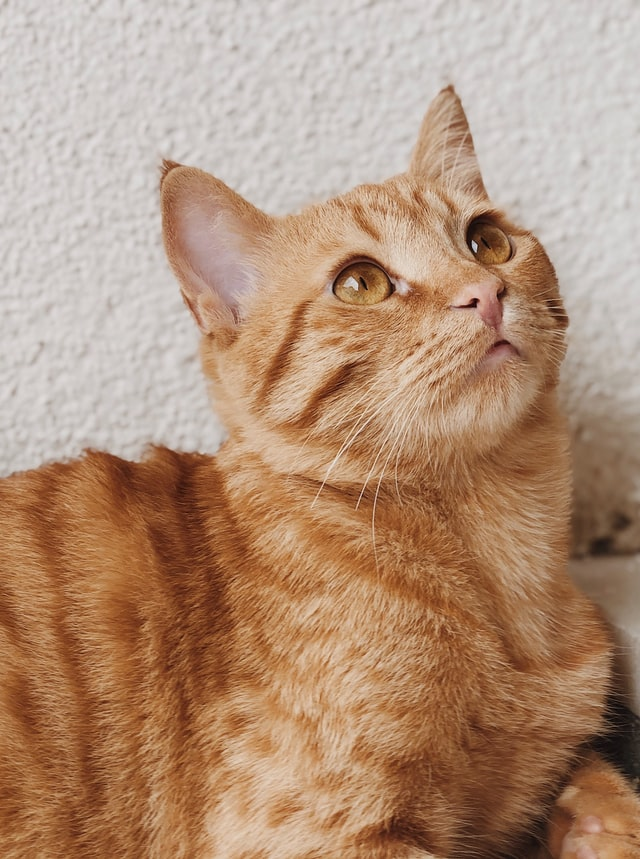
#> input picture s_billa.jpg, 640 x 859 px
$ python new.py
#> lines starting #> are read from the running program, lines starting #| are printed output that depends on the picture
import cv2
#reading image
image = cv2.imread("s_billa.jpg")
#> image is the input picture: shape (859, 640, 3); mean B, G, R 121.3, 145.4, 178
#converting BGR image to grayscale
gray_image = cv2.cvtColor(image, cv2.COLOR_BGR2GRAY)
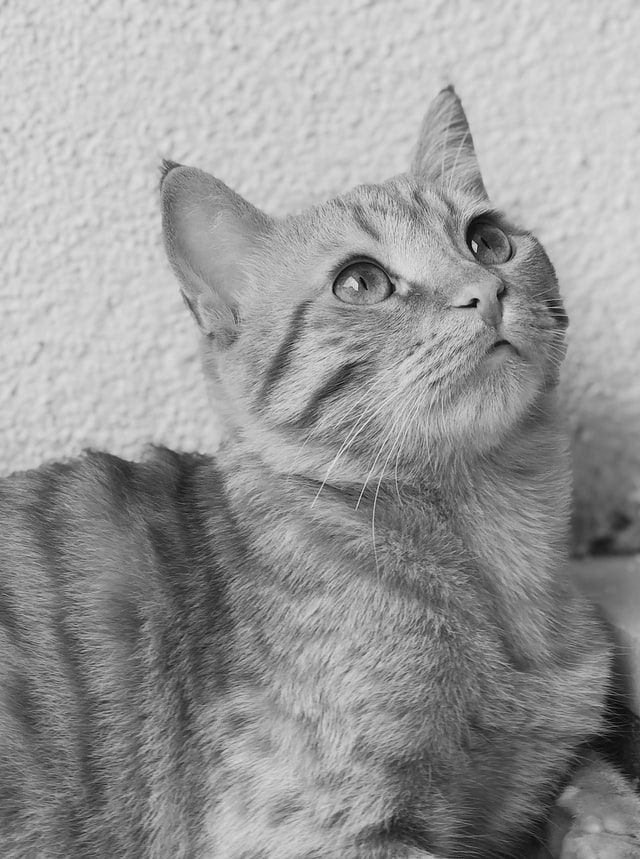
#> gray_image: shape (859, 640); min 2, max 237, mean 152.4
#image inversion
inverted_image = 255 - gray_image
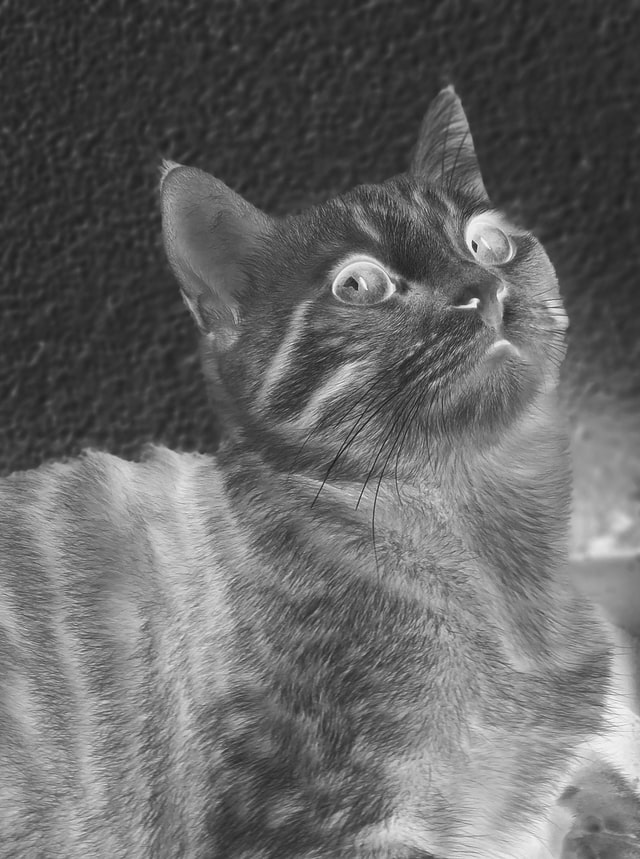
#> inverted_image: shape (859, 640); min 18, max 253, mean 102.6
blurred = cv2.GaussianBlur(inverted_image, (21, 21), 0)
inverted_blurred = 255 - blurred
pencil_sketch = cv2.divide(gray_image, inverted_blurred, scale=256.0)
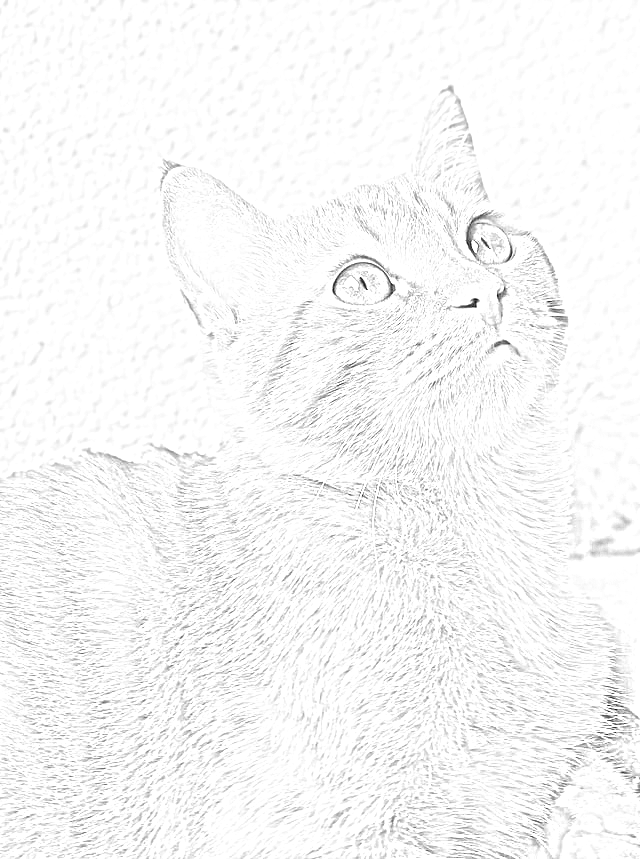
#> pencil_sketch: shape (859, 640); min 16, max 255, mean 246.9
cv2.imshow("Original Image", image)
cv2.imshow("Pencil Sketch : Somil_Billa", pencil_sketch)
cv2.waitKey(0)

$ run again, with sid.jpeg copied over s_billa.jpg
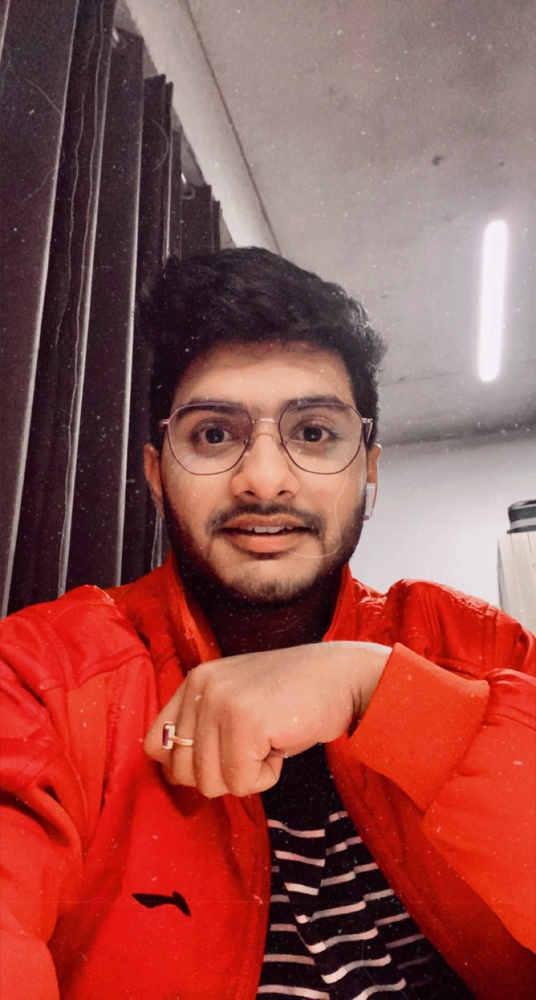
#> input picture sid.jpeg, 536 x 1000 px, shrunk from 960 x 1792 before the run
#> image is the input picture: shape (1000, 536, 3); mean B, G, R 76.3, 81.3, 149.9
#> `inverted_blurred = 255 - blurred`:
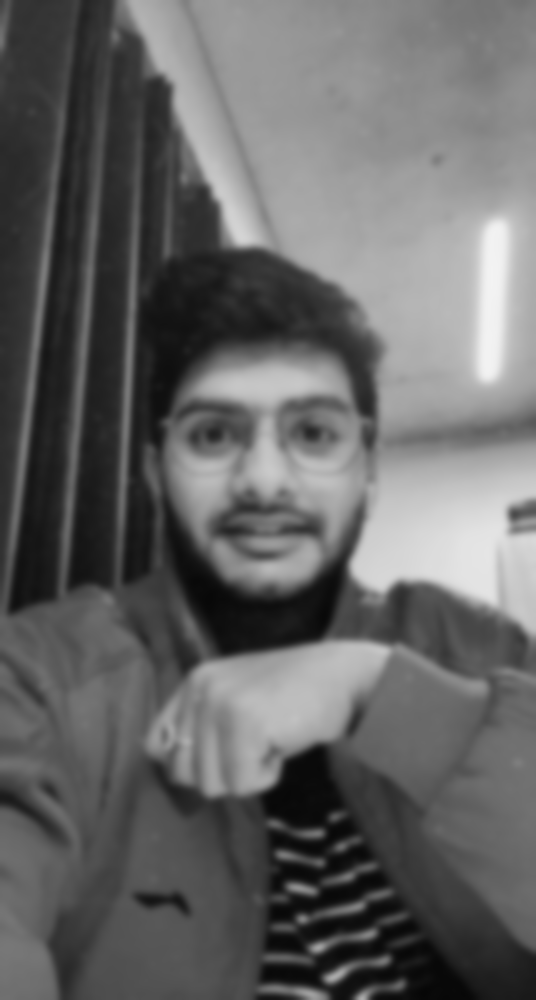
#> inverted_blurred: shape (1000, 536); min 6, max 243, mean 101.2
#> `pencil_sketch = cv2.divide(gray_image, inverted_blurred, scale=256.0)`:
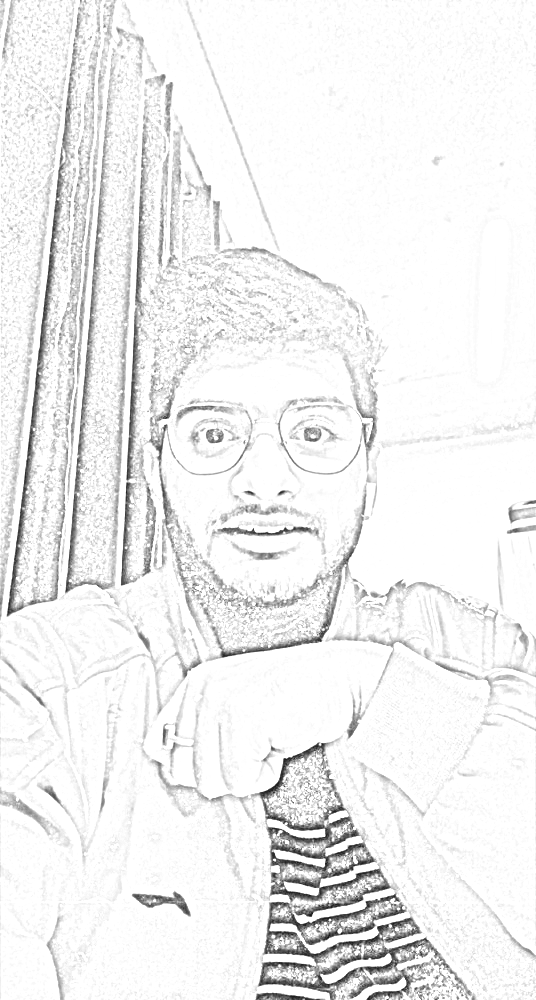
#> pencil_sketch: shape (1000, 536); min 20, max 255, mean 240.2
